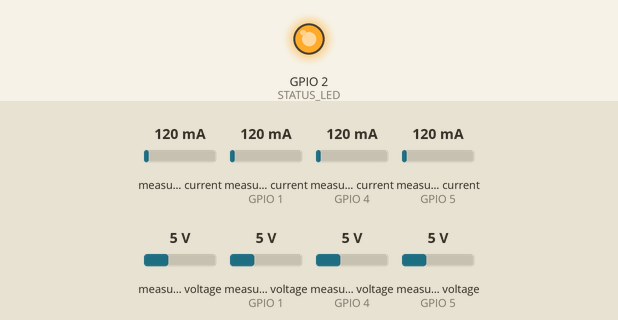
Simulated run of this sketch. Board: ESP32. Shown: output pins drawn as LEDs (lit = HIGH). The inputs (shaded band) are chosen by the test bench; at power-on: measured current 120 mA, measured current (sensors on GPIO 1, GPIO 4, GPIO 5) 120 mA, measured voltage 5 V, measured voltage (sensors on GPIO 1, GPIO 4, GPIO 5) 5 V. WiFi joins after 1.5 s; servers stay silent unless stated; uploads are accepted with an empty reply; the local clock reads 2024-03-15 10:24:30 at power-on unless the sketch sets it; what the sketch prints to the serial monitor is not drawn.

Above: at 1.6 s.
At 5.3 s:
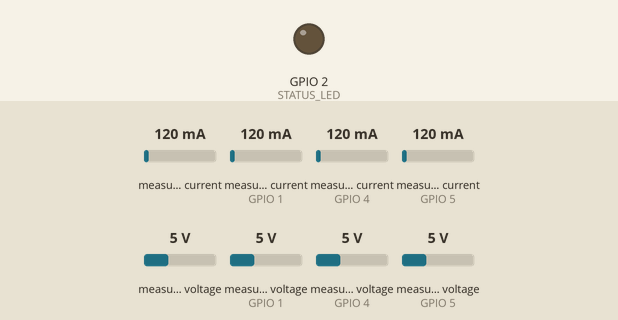
Timing chart, 0 to 6.8 s (numbered marks = the images above):
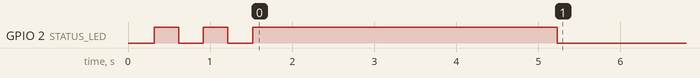

Measured:
- by itself, GPIO 2 (STATUS_LED): goes LOW 0.30 s, HIGH 0.30 s, LOW 0.30 s, HIGH 3.7 s, then LOW

The sketch:

esp32_monitor_energia.ino
```cpp
/*
 * =====================================================================
 *  Energia Inteligente — firmware do ESP32
 *  Monitoramento do consumo de energia por cômodo via Wi-Fi
 * =====================================================================
 *
 *  Fluxo:
 *    sensores → ESP32 (lê a cada 1 s e faz a média) → Wi-Fi →
 *    POST /api/energy/readings (a cada 5 s) → banco → dashboard
 *
 *  Bibliotecas (Arduino IDE → Gerenciador de Bibliotecas):
 *    • ArduinoJson (Benoit Blanchon) — versão 7.x
 *    • Adafruit INA219              — somente se SENSOR_MODE = SENSOR_INA219
 *
 *  Placa: "ESP32 Dev Module" (pacote esp32 by Espressif, 2.x ou 3.x)
 *
 *  ⚠️ SEGURANÇA ELÉTRICA: nunca ligue o ESP32 diretamente à rede elétrica.
 *  Na maquete, use circuitos de BAIXA TENSÃO (ex.: 12 V DC com LEDs) e
 *  sensores INA219. Medição em 127/220 V exige sensores isolados (SCT-013
 *  não invasivo ou módulos como PZEM-004T), caixa fechada, proteção e
 *  acompanhamento de um profissional habilitado.
 * =====================================================================
 */

#include <WiFi.h>
#include <HTTPClient.h>
#include <WiFiClientSecure.h>
#include <ArduinoJson.h>
#include <time.h>

#include "config.h"  // copie config.example.h → config.h e preencha

#if SENSOR_MODE == SENSOR_INA219
#include <Wire.h>
#include <Adafruit_INA219.h>
#endif

#define FIRMWARE_VERSION "1.0.0"

// Certificado raiz (usado somente se USE_INSECURE_TLS = 0)
static const char *ROOT_CA = R"EOF(
-----BEGIN CERTIFICATE-----
COLE_AQUI_O_CERTIFICADO_RAIZ_DO_SEU_DOMINIO
-----END CERTIFICATE-----
)EOF";

// ---------------------------------------------------------------------
// Estrutura de uma leitura instantânea
// ---------------------------------------------------------------------
struct Measurement {
  float powerW;    // potência (W)
  float voltageV;  // tensão (V)  — NAN se o sensor não mede
  float currentA;  // corrente (A)
};

// Acumuladores para a média entre dois envios
static double sumPower[NUM_SENSORS];
static double sumVoltage[NUM_SENSORS];
static double sumCurrent[NUM_SENSORS];
static uint16_t voltageSamples[NUM_SENSORS];
static uint16_t samples = 0;

static unsigned long lastSample = 0;
static unsigned long lastSend = 0;
static unsigned long backoffUntil = 0;

// =====================================================================
//  SENSORES
// =====================================================================
#if SENSOR_MODE == SENSOR_INA219
static const uint8_t inaAddr[] = INA219_ADDRESSES;
static Adafruit_INA219 *ina[NUM_SENSORS];
static bool inaOk[NUM_SENSORS];

void sensorsBegin() {
  Wire.begin(I2C_SDA, I2C_SCL);
  for (int i = 0; i < NUM_SENSORS; i++) {
    ina[i] = new Adafruit_INA219(inaAddr[i]);
    inaOk[i] = ina[i]->begin();
    // Faixa 32 V / 1 A: melhor resolução para LEDs/cargas pequenas da maquete.
    // Para até 2 A use setCalibration_32V_2A().
    if (inaOk[i]) ina[i]->setCalibration_32V_1A();
    Serial.printf("[INA219] canal %d (0x%02X): %s\n", i + 1, inaAddr[i], inaOk[i] ? "OK" : "NÃO ENCONTRADO");
  }
}

Measurement readSensor(int i) {
  if (!inaOk[i]) return {NAN, NAN, NAN};
  float busV = ina[i]->getBusVoltage_V();
  float shuntmV = ina[i]->getShuntVoltage_mV();
  float currentA = ina[i]->getCurrent_mA() / 1000.0f;
  float loadV = busV + shuntmV / 1000.0f;
  if (currentA < 0) currentA = 0;
  return {loadV * currentA, loadV, currentA};
}

#elif SENSOR_MODE == SENSOR_SCT013
static const uint8_t sctPins[] = SCT013_PINS;

void sensorsBegin() {
  analogReadResolution(12);
  for (int i = 0; i < NUM_SENSORS; i++) {
    analogSetPinAttenuation(sctPins[i], ADC_11db);  // faixa de ~0 a 3,1 V
  }
  Serial.println("[SCT-013] pronto (potência = Irms × tensão nominal)");
}

// Corrente eficaz (RMS): amostra ~12 ciclos de 60 Hz e remove o nível DC do divisor
float readIrms(uint8_t pin) {
  const int N = 1200;
  static int32_t buf[N];
  int64_t sum = 0;
  for (int k = 0; k < N; k++) {
    buf[k] = analogReadMilliVolts(pin);
    sum += buf[k];
    delayMicroseconds(150);
  }
  double mean = (double)sum / N;
  double sq = 0;
  for (int k = 0; k < N; k++) {
    double d = buf[k] - mean;
    sq += d * d;
  }
  double vrms = sqrt(sq / N) / 1000.0;  // V
  double irms = vrms * SCT013_AMPS_PER_V;
  return irms < SCT013_NOISE_A ? 0 : irms;
}

Measurement readSensor(int i) {
  float irms = readIrms(sctPins[i]);
  // Sem medir tensão, a potência é APARENTE e estimada com a tensão nominal
  return {irms * (float)MAINS_VOLTAGE, (float)MAINS_VOLTAGE, irms};
}

#else  // SENSOR_SIMULADO
void sensorsBegin() {
  randomSeed(esp_random());
  Serial.println("[SIMULADO] gerando valores de teste — NÃO são medições reais");
}

Measurement readSensor(int i) {
  static const float base[] = {350, 800, 120, 80, 60, 200, 150, 100};
  float p = base[i % 8] * (0.85f + random(0, 300) / 1000.0f);
  return {p, 127.0f, p / 127.0f};
}
#endif

// =====================================================================
//  Wi-Fi e horário (NTP)
// =====================================================================
void connectWiFi() {
  if (WiFi.status() == WL_CONNECTED) return;
  Serial.printf("[Wi-Fi] conectando em \"%s\"", WIFI_SSID);
  WiFi.mode(WIFI_STA);
  WiFi.begin(WIFI_SSID, WIFI_PASSWORD);
  unsigned long start = millis();
  while (WiFi.status() != WL_CONNECTED && millis() - start < 20000) {
    digitalWrite(STATUS_LED, !digitalRead(STATUS_LED));
    delay(300);
    Serial.print('.');
  }
  if (WiFi.status() == WL_CONNECTED) {
    Serial.printf("\n[Wi-Fi] conectado! IP: %s  sinal: %d dBm\n", WiFi.localIP().toString().c_str(), WiFi.RSSI());
    digitalWrite(STATUS_LED, HIGH);
  } else {
    Serial.println("\n[Wi-Fi] falhou — tentando novamente depois");
    digitalWrite(STATUS_LED, LOW);
  }
}

bool clockSynced() {
  time_t now = time(nullptr);
  return now > 1700000000;  // depois de 2023 → NTP já sincronizou
}

// Horário atual em UTC no formato ISO 8601 (ex.: 2026-09-26T14:00:00Z)
bool isoTimestamp(char *out, size_t len) {
  if (!clockSynced()) return false;
  time_t now = time(nullptr);
  struct tm t;
  gmtime_r(&now, &t);
  strftime(out, len, "%Y-%m-%dT%H:%M:%SZ", &t);
  return true;
}

// =====================================================================
//  Envio para a API
// =====================================================================
void resetAccumulators() {
  for (int i = 0; i < NUM_SENSORS; i++) {
    sumPower[i] = sumVoltage[i] = sumCurrent[i] = 0;
    voltageSamples[i] = 0;
  }
  samples = 0;
}

void sampleSensors() {
  for (int i = 0; i < NUM_SENSORS; i++) {
    Measurement m = readSensor(i);
    if (isnan(m.powerW)) continue;
    sumPower[i] += m.powerW;
    sumCurrent[i] += m.currentA;
    if (!isnan(m.voltageV)) {
      sumVoltage[i] += m.voltageV;
      voltageSamples[i]++;
    }
  }
  samples++;
}

bool sendReadings() {
  if (samples == 0) return false;

  JsonDocument doc;
  doc["deviceId"] = DEVICE_ID;
  doc["firmware"] = FIRMWARE_VERSION;
  char ts[25];
  if (isoTimestamp(ts, sizeof(ts))) doc["timestamp"] = ts;

  JsonArray arr = doc["readings"].to<JsonArray>();
  for (int i = 0; i < NUM_SENSORS; i++) {
#if SENSOR_MODE == SENSOR_INA219
    if (!inaOk[i]) continue;
#endif
    JsonObject r = arr.add<JsonObject>();
    r["sensor"] = i + 1;
    r["power"] = serialized(String(sumPower[i] / samples, 2));
    r["current"] = serialized(String(sumCurrent[i] / samples, 4));
    if (voltageSamples[i]) r["voltage"] = serialized(String(sumVoltage[i] / voltageSamples[i], 2));
  }
  if (arr.size() == 0) {
    Serial.println("[API] nenhum sensor respondeu — nada a enviar");
    return false;
  }

  String body;
  serializeJson(doc, body);

  WiFiClientSecure secure;
  WiFiClient plain;
  HTTPClient http;
  bool https = String(API_URL).startsWith("https");
  if (https) {
#if USE_INSECURE_TLS
    secure.setInsecure();
#else
    secure.setCACert(ROOT_CA);
#endif
    http.begin(secure, API_URL);
  } else {
    http.begin(plain, API_URL);  // ex.: teste na rede local (http://192.168.x.x:5173)
  }
  http.setTimeout(8000);
  http.addHeader("Content-Type", "application/json");
  http.addHeader("X-Device-Key", DEVICE_KEY);

  int code = http.POST(body);
  String resp = http.getString();
  http.end();

  Serial.printf("[API] POST %d  %s\n", code, body.c_str());
  if (code == 201) return true;

  if (code == 401) Serial.println("[API] 401: DEVICE_ID ou DEVICE_KEY incorretos (gere uma nova chave no site).");
  else if (code == 429) backoffUntil = millis() + 5000;
  else if (code < 0) Serial.printf("[API] erro de conexão: %s\n", http.errorToString(code).c_str());
  else Serial.printf("[API] resposta: %s\n", resp.c_str());
  return false;
}

// =====================================================================
void setup() {
  Serial.begin(115200);
  delay(300);
  pinMode(STATUS_LED, OUTPUT);
  Serial.println("\n=== Energia Inteligente — ESP32 v" FIRMWARE_VERSION " ===");
  Serial.printf("Dispositivo: %s  |  sensores: %d\n", DEVICE_ID, NUM_SENSORS);

  sensorsBegin();
  connectWiFi();
  configTime(0, 0, "pool.ntp.org", "time.google.com");  // UTC
  resetAccumulators();
}

void loop() {
  unsigned long now = millis();

  if (WiFi.status() != WL_CONNECTED) {
    connectWiFi();
  }

  if (now - lastSample >= SAMPLE_INTERVAL_MS) {
    lastSample = now;
    sampleSensors();
  }

  if (now - lastSend >= SEND_INTERVAL_MS && now >= backoffUntil && WiFi.status() == WL_CONNECTED) {
    lastSend = now;
    if (sendReadings()) {
      resetAccumulators();
      digitalWrite(STATUS_LED, HIGH);
    } else {
      // Mantém as somas: o próximo envio leva a média do período inteiro
      digitalWrite(STATUS_LED, LOW);
      if (samples > 600) resetAccumulators();  // evita acumular indefinidamente
    }
  }
  delay(10);
}
```

config.example.h
```cpp
// =====================================================================
// CONFIGURAÇÃO DO ESP32 — copie este arquivo para "config.h" e preencha.
// O config.h NÃO deve ir para o GitHub (já está no .gitignore).
// =====================================================================
#pragma once

// ---------- Wi-Fi (rede 2,4 GHz; o ESP32 não conecta em 5 GHz) ----------
#define WIFI_SSID      "NOME_DA_SUA_REDE"
#define WIFI_PASSWORD  "SENHA_DA_SUA_REDE"

// ---------- Dispositivo (copie da tela Dispositivos do site) ----------
#define DEVICE_ID   "ESP32-001"
#define DEVICE_KEY  "ek_cole_aqui_a_chave_gerada_no_site"
#define API_URL     "https://SEU-PROJETO.vercel.app/api/energy/readings"

// ---------- Tipo de sensor ----------
//   SENSOR_INA219    → maquete em BAIXA TENSÃO (12 V DC). Recomendado e seguro.
//   SENSOR_SCT013    → sensor de corrente NÃO invasivo (alicate) para AC.
//                      Mede só corrente; a potência é estimada com a tensão nominal.
//   SENSOR_SIMULADO  → sem sensores, gera valores de teste (apenas para testar
//                      a comunicação; não apresente como medição real).
#define SENSOR_INA219   1
#define SENSOR_SCT013   2
#define SENSOR_SIMULADO 3
#define SENSOR_MODE     SENSOR_INA219

// Quantos sensores (canais). Canal 1 = "Sensor 01" no site, e assim por diante.
#define NUM_SENSORS 4

// INA219: endereço I2C de cada módulo (jumpers A0/A1 da placa)
//   0x40 (padrão), 0x41 (A0), 0x44 (A1), 0x45 (A0+A1)
#define INA219_ADDRESSES { 0x40, 0x41, 0x44, 0x45 }
#define I2C_SDA 21
#define I2C_SCL 22

// SCT-013: pinos ADC1 (use SOMENTE 32, 33, 34, 35, 36 ou 39 — o ADC2 não
// funciona junto com o Wi-Fi)
#define SCT013_PINS        { 36, 39, 34, 35 }
#define SCT013_AMPS_PER_V  30.0   // SCT-013-030: 30 A ↔ 1 V de saída
#define MAINS_VOLTAGE      127.0  // tensão nominal da rede (127 ou 220)
#define SCT013_NOISE_A     0.08   // abaixo disso considera 0 A (ruído)

// ---------- Tempos ----------
#define SAMPLE_INTERVAL_MS  1000   // lê os sensores a cada 1 s
#define SEND_INTERVAL_MS    5000   // envia a média para a API a cada 5 s

// ---------- HTTPS ----------
// 1 = não valida o certificado do servidor (mais simples para o protótipo).
// Para produção, use 0 e preencha ROOT_CA no .ino com o certificado raiz.
#define USE_INSECURE_TLS 1

// LED de status (LED azul da placa na maioria dos DevKits)
#define STATUS_LED 2
```
